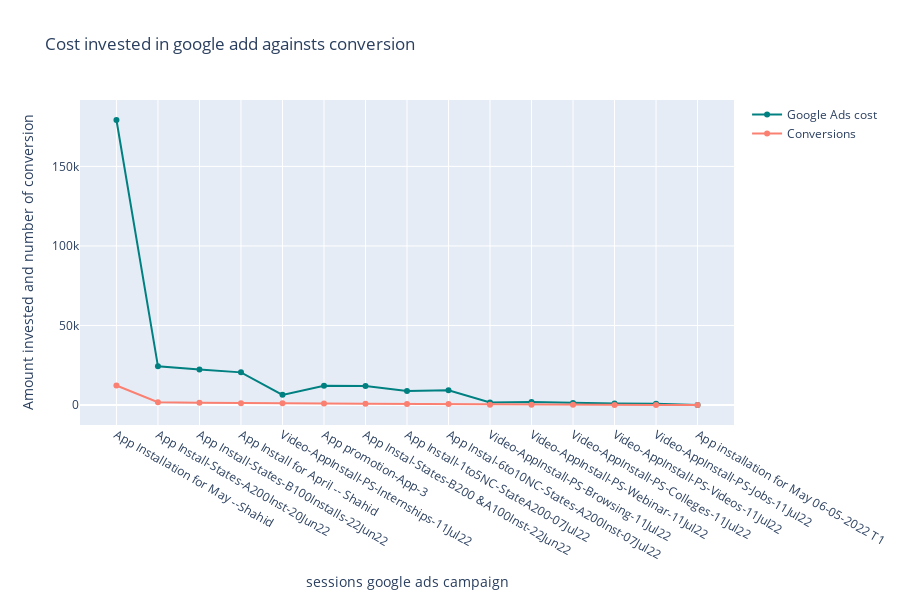

Notebook code for this chart:
### Markdown cell above
# Cost invested in google ads against return as a event count

### Code cell
line1 = go.Scatter(x=google_Ads_Report["Session Google Ads campaign"],
                   y=google_Ads_Report["Google Ads cost"],
                   mode="lines+markers",
                   text=google_Ads_Report["Google Ads cost"],
                   marker=dict(color="teal"),
                   name="Google Ads cost")

line2 = go.Scatter(x=google_Ads_Report["Session Google Ads campaign"],
                   y=google_Ads_Report["Conversions"],
                   mode="lines + markers",
                   text=google_Ads_Report["Conversions"],
                   marker=dict(color="salmon"),
                   name="Conversions")

layout = go.Layout(title="Cost invested in google add againsts conversion", height=600,
                   xaxis=dict(title='sessions google ads campaign'),
                   yaxis=dict(title='Amount invested and number of conversion'))
fig=go.Figure(data=[line1,line2],layout=layout)

fig.show()

### Figure 1 — Plotly figure (JSON) as saved in the notebook; plotly's stock layout.template omitted (floating-point values rounded to 4 significant figures)
{"data": [{"marker": {"color": "teal"}, "mode": "lines+markers", "name": "Google Ads cost", "text": [179175, 24310.0, 22370.0, 20530.0, 6378.0, 12080.0, 11990.0, 8840.0, 9205.0, 1535.0, 1903.0, 1264.0, 935.7, 800.1, 16.62], "type": "scatter", "x": ["App Installation for May --Shahid", "App Install-States-A200Inst-20Jun22", "App Install-States-B100Installs-22Jun22", "App Install for April -- Shahid", "Video-AppInstall-PS-Internships-11Jul22", "App promotion-App-3", "App Instal-States-B200 &A100Inst-22Jun22", "App Install-1to5NC-StateA200-07Jul22", "App Instal-6to10NC-States-A200Inst-07Jul22", "Video-AppInstall-PS-Browsing-11Jul22", "Video-AppInstall-PS-Webinar-11Jul22", "Video-AppInstall-PS-Colleges-11Jul22", "Video-AppInstall-PS-Videos-11Jul22", "Video-AppInstall-PS-Jobs-11Jul22", "App installation for May 06-05-2022 T1"], "y": [179175, 24310.0, 22370.0, 20530.0, 6378.0, 12080.0, 11990.0, 8840.0, 9205.0, 1535.0, 1903.0, 1264.0, 935.7, 800.1, 16.62]}, {"marker": {"color": "salmon"}, "mode": "lines+markers", "name": "Conversions", "text": [12257, 1794, 1422, 1115, 1032, 922, 851, 709, 630, 206, 150, 101, 76, 53, 5], "type": "scatter", "x": ["App Installation for May --Shahid", "App Install-States-A200Inst-20Jun22", "App Install-States-B100Installs-22Jun22", "App Install for April -- Shahid", "Video-AppInstall-PS-Internships-11Jul22", "App promotion-App-3", "App Instal-States-B200 &A100Inst-22Jun22", "App Install-1to5NC-StateA200-07Jul22", "App Instal-6to10NC-States-A200Inst-07Jul22", "Video-AppInstall-PS-Browsing-11Jul22", "Video-AppInstall-PS-Webinar-11Jul22", "Video-AppInstall-PS-Colleges-11Jul22", "Video-AppInstall-PS-Videos-11Jul22", "Video-AppInstall-PS-Jobs-11Jul22", "App installation for May 06-05-2022 T1"], "y": [12257, 1794, 1422, 1115, 1032, 922, 851, 709, 630, 206, 150, 101, 76, 53, 5]}], "layout": {"height": 600, "title": {"text": "Cost invested in google add againsts conversion"}, "xaxis": {"title": {"text": "sessions google ads campaign"}}, "yaxis": {"title": {"text": "Amount invested and number of conversion"}}}}
